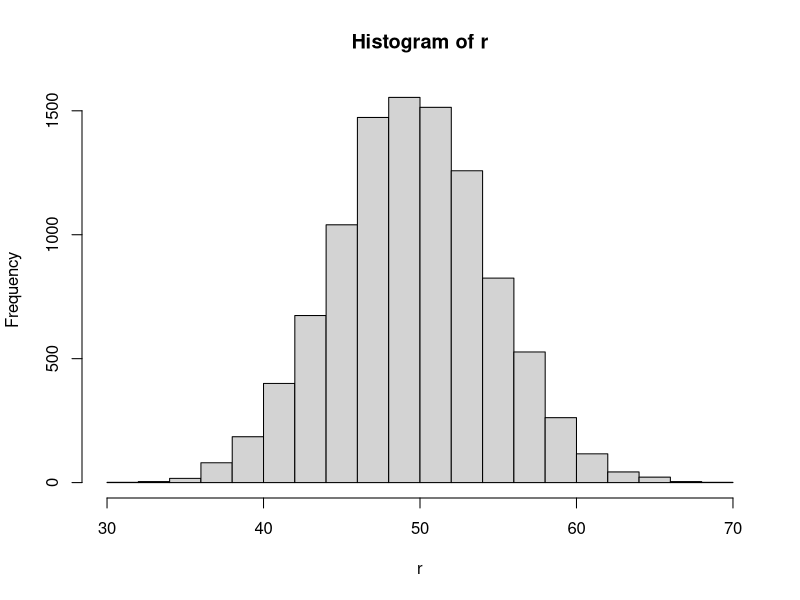

This figure's R source:
## ---- chunk 1
r <- rbinom(n = 10000, size = 100, prob = 0.5)
hist(r)
## ---- chunk 2
pbinom(q = 63, size = 100,prob = 0.5,lower.tail = FALSE)
## ---- chunk 3
pbinom(q = 36, size = 100,prob = 0.5)

## ---- chunk 4
binom.test( x=62, n=100, p=.5 )



## ---- chunk 5
library(pwr)
pwr.p.test(h = ES.h(p1 = 0.75, p2 = 0.5),
           sig.level = 0.05,
           power = 0.80,
           alternative = "greater")
## ---- chunk 6
pwr.p.test(n = 100,
           sig.level = 0.001,
           power = 0.80,
           alternative = "greater")
## ---- chunk 7
ES.h(p1 = 0.95, p2 = 0.5)
